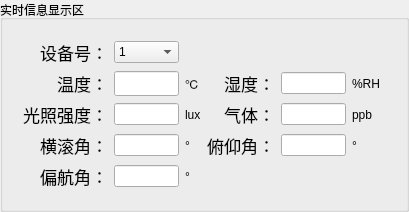
      <widget class="QGroupBox" name="gridGroupBox_2">
       <property name="sizePolicy">
        <sizepolicy hsizetype="Expanding" vsizetype="Expanding">
         <horstretch>0</horstretch>
         <verstretch>0</verstretch>
        </sizepolicy>
       </property>
       <property name="layoutDirection">
        <enum>Qt::LeftToRight</enum>
       </property>
       <property name="title">
        <string>实时信息显示区</string>
       </property>
       <layout class="QGridLayout" name="gridLayout_4">
        <item row="0" column="0">
         <layout class="QHBoxLayout" name="horizontalLayout">
          <item>
           <widget class="QWidget" name="widget" native="true">
            <property name="sizePolicy">
             <sizepolicy hsizetype="Maximum" vsizetype="Maximum">
              <horstretch>0</horstretch>
              <verstretch>0</verstretch>
             </sizepolicy>
            </property>
            <property name="minimumSize">
             <size>
              <width>0</width>
              <height>0</height>
             </size>
            </property>
            <property name="maximumSize">
             <size>
              <width>500</width>
              <height>300</height>
             </size>
            </property>
            <layout class="QGridLayout" name="gridLayout_5">
             <item row="0" column="0">
              <widget class="QLabel" name="label_15">
               <property name="text">
                <string>&lt;!DOCTYPE HTML PUBLIC &quot;-//W3C//DTD HTML 4.0//EN&quot; &quot;http://www.w3.org/TR/REC-html40/strict.dtd&quot;&gt;
&lt;html&gt;&lt;head&gt;&lt;meta name=&quot;qrichtext&quot; content=&quot;1&quot; /&gt;&lt;meta charset=&quot;utf-8&quot; /&gt;&lt;style type=&quot;text/css&quot;&gt;
p, li { white-space: pre-wrap; }
hr { height: 1px; border-width: 0; }
li.unchecked::marker { content: &quot;\2610&quot;; }
li.checked::marker { content: &quot;\2612&quot;; }
&lt;/style&gt;&lt;/head&gt;&lt;body style=&quot; font-family:'Microsoft YaHei UI'; font-size:12pt; font-weight:400; font-style:normal;&quot;&gt;
&lt;p style=&quot; margin-top:12px; margin-bottom:12px; margin-left:0px; margin-right:0px; -qt-block-indent:0; text-indent:0px;&quot;&gt;&lt;span style=&quot; font-size:13pt;&quot;&gt;设备号：&lt;/span&gt;&lt;/p&gt;&lt;/body&gt;&lt;/html&gt;</string>
               </property>
               <property name="alignment">
                <set>Qt::AlignRight|Qt::AlignTrailing|Qt::AlignVCenter</set>
               </property>
              </widget>
             </item>
             <item row="1" column="4">
              <widget class="QLineEdit" name="hum">
               <property name="sizePolicy">
                <sizepolicy hsizetype="Maximum" vsizetype="Fixed">
                 <horstretch>0</horstretch>
                 <verstretch>0</verstretch>
                </sizepolicy>
               </property>
               <property name="maximumSize">
                <size>
                 <width>65</width>
                 <height>16777215</height>
                </size>
               </property>
               <property name="text">
                <string/>
               </property>
               <property name="alignment">
                <set>Qt::AlignRight|Qt::AlignTrailing|Qt::AlignVCenter</set>
               </property>
              </widget>
             </item>
             <item row="1" column="3">
              <widget class="QLabel" name="label_7">
               <property name="text">
                <string>&lt;!DOCTYPE HTML PUBLIC &quot;-//W3C//DTD HTML 4.0//EN&quot; &quot;http://www.w3.org/TR/REC-html40/strict.dtd&quot;&gt;
&lt;html&gt;&lt;head&gt;&lt;meta name=&quot;qrichtext&quot; content=&quot;1&quot; /&gt;&lt;meta charset=&quot;utf-8&quot; /&gt;&lt;style type=&quot;text/css&quot;&gt;
p, li { white-space: pre-wrap; }
hr { height: 1px; border-width: 0; }
li.unchecked::marker { content: &quot;\2610&quot;; }
li.checked::marker { content: &quot;\2612&quot;; }
&lt;/style&gt;&lt;/head&gt;&lt;body style=&quot; font-family:'Microsoft YaHei UI'; font-size:13pt; font-weight:400; font-style:normal;&quot;&gt;
&lt;p style=&quot; margin-top:0px; margin-bottom:0px; margin-left:0px; margin-right:0px; -qt-block-indent:0; text-indent:0px;&quot;&gt;湿度：&lt;/p&gt;&lt;/body&gt;&lt;/html&gt;</string>
               </property>
               <property name="alignment">
                <set>Qt::AlignRight|Qt::AlignTrailing|Qt::AlignVCenter</set>
               </property>
              </widget>
             </item>
             <item row="2" column="3">
              <widget class="QLabel" name="label_13">
               <property name="text">
                <string>&lt;!DOCTYPE HTML PUBLIC &quot;-//W3C//DTD HTML 4.0//EN&quot; &quot;http://www.w3.org/TR/REC-html40/strict.dtd&quot;&gt;
&lt;html&gt;&lt;head&gt;&lt;meta name=&quot;qrichtext&quot; content=&quot;1&quot; /&gt;&lt;meta charset=&quot;utf-8&quot; /&gt;&lt;style type=&quot;text/css&quot;&gt;
p, li { white-space: pre-wrap; }
hr { height: 1px; border-width: 0; }
li.unchecked::marker { content: &quot;\2610&quot;; }
li.checked::marker { content: &quot;\2612&quot;; }
&lt;/style&gt;&lt;/head&gt;&lt;body style=&quot; font-family:'Microsoft YaHei UI'; font-size:13pt; font-weight:400; font-style:normal;&quot;&gt;
&lt;p style=&quot; margin-top:0px; margin-bottom:0px; margin-left:0px; margin-right:0px; -qt-block-indent:0; text-indent:0px;&quot;&gt;气体：&lt;/p&gt;&lt;/body&gt;&lt;/html&gt;</string>
               </property>
               <property name="alignment">
                <set>Qt::AlignRight|Qt::AlignTrailing|Qt::AlignVCenter</set>
               </property>
              </widget>
             </item>
             <item row="2" column="4">
              <widget class="QLineEdit" name="tvoc">
               <property name="maximumSize">
                <size>
                 <width>65</width>
                 <height>16777215</height>
                </size>
               </property>
               <property name="text">
                <string/>
               </property>
               <property name="alignment">
                <set>Qt::AlignRight|Qt::AlignTrailing|Qt::AlignVCenter</set>
               </property>
              </widget>
             </item>
             <item row="3" column="4">
              <widget class="QLineEdit" name="pitch">
               <property name="maximumSize">
                <size>
                 <width>65</width>
                 <height>16777215</height>
                </size>
               </property>
               <property name="text">
                <string/>
               </property>
               <property name="alignment">
                <set>Qt::AlignRight|Qt::AlignTrailing|Qt::AlignVCenter</set>
               </property>
              </widget>
             </item>
             <item row="4" column="1">
              <widget class="QLineEdit" name="yaw">
               <property name="maximumSize">
                <size>
                 <width>65</width>
                 <height>16777215</height>
                </size>
               </property>
               <property name="text">
                <string/>
               </property>
               <property name="alignment">
                <set>Qt::AlignRight|Qt::AlignTrailing|Qt::AlignVCenter</set>
               </property>
              </widget>
             </item>
             <item row="1" column="1">
              <widget class="QLineEdit" name="tem">
               <property name="sizePolicy">
                <sizepolicy hsizetype="Maximum" vsizetype="Maximum">
                 <horstretch>0</horstretch>
                 <verstretch>0</verstretch>
                </sizepolicy>
               </property>
               <property name="maximumSize">
                <size>
                 <width>65</width>
                 <height>40</height>
                </size>
               </property>
               <property name="text">
                <string/>
               </property>
               <property name="alignment">
                <set>Qt::AlignRight|Qt::AlignTrailing|Qt::AlignVCenter</set>
               </property>
              </widget>
             </item>
             <item row="1" column="5">
              <widget class="QLabel" name="label_17">
               <property name="text">
                <string>%RH</string>
               </property>
               <property name="alignment">
                <set>Qt::AlignLeading|Qt::AlignLeft|Qt::AlignVCenter</set>
               </property>
              </widget>
             </item>
             <item row="4" column="0">
              <widget class="QLabel" name="label_14">
               <property name="text">
                <string>&lt;!DOCTYPE HTML PUBLIC &quot;-//W3C//DTD HTML 4.0//EN&quot; &quot;http://www.w3.org/TR/REC-html40/strict.dtd&quot;&gt;
&lt;html&gt;&lt;head&gt;&lt;meta name=&quot;qrichtext&quot; content=&quot;1&quot; /&gt;&lt;meta charset=&quot;utf-8&quot; /&gt;&lt;style type=&quot;text/css&quot;&gt;
p, li { white-space: pre-wrap; }
hr { height: 1px; border-width: 0; }
li.unchecked::marker { content: &quot;\2610&quot;; }
li.checked::marker { content: &quot;\2612&quot;; }
&lt;/style&gt;&lt;/head&gt;&lt;body style=&quot; font-family:'Microsoft YaHei UI'; font-size:13pt; font-weight:400; font-style:normal;&quot;&gt;
&lt;p style=&quot; margin-top:0px; margin-bottom:0px; margin-left:0px; margin-right:0px; -qt-block-indent:0; text-indent:0px;&quot;&gt;偏航角：&lt;/p&gt;&lt;/body&gt;&lt;/html&gt;</string>
               </property>
               <property name="alignment">
                <set>Qt::AlignRight|Qt::AlignTrailing|Qt::AlignVCenter</set>
               </property>
              </widget>
             </item>
             <item row="3" column="3">
              <widget class="QLabel" name="label_12">
               <property name="text">
                <string>&lt;!DOCTYPE HTML PUBLIC &quot;-//W3C//DTD HTML 4.0//EN&quot; &quot;http://www.w3.org/TR/REC-html40/strict.dtd&quot;&gt;
&lt;html&gt;&lt;head&gt;&lt;meta name=&quot;qrichtext&quot; content=&quot;1&quot; /&gt;&lt;meta charset=&quot;utf-8&quot; /&gt;&lt;style type=&quot;text/css&quot;&gt;
p, li { white-space: pre-wrap; }
hr { height: 1px; border-width: 0; }
li.unchecked::marker { content: &quot;\2610&quot;; }
li.checked::marker { content: &quot;\2612&quot;; }
&lt;/style&gt;&lt;/head&gt;&lt;body style=&quot; font-family:'Microsoft YaHei UI'; font-size:13pt; font-weight:400; font-style:normal;&quot;&gt;
&lt;p style=&quot; margin-top:0px; margin-bottom:0px; margin-left:0px; margin-right:0px; -qt-block-indent:0; text-indent:0px;&quot;&gt;俯仰角：&lt;/p&gt;&lt;/body&gt;&lt;/html&gt;</string>
               </property>
               <property name="alignment">
                <set>Qt::AlignRight|Qt::AlignTrailing|Qt::AlignVCenter</set>
               </property>
              </widget>
             </item>
             <item row="3" column="1">
              <widget class="QLineEdit" name="roll">
               <property name="maximumSize">
                <size>
                 <width>65</width>
                 <height>16777215</height>
                </size>
               </property>
               <property name="text">
                <string/>
               </property>
               <property name="alignment">
                <set>Qt::AlignRight|Qt::AlignTrailing|Qt::AlignVCenter</set>
               </property>
              </widget>
             </item>
             <item row="3" column="5">
              <widget class="QLabel" name="label_22">
               <property name="text">
                <string>°</string>
               </property>
               <property name="alignment">
                <set>Qt::AlignLeading|Qt::AlignLeft|Qt::AlignVCenter</set>
               </property>
              </widget>
             </item>
             <item row="1" column="2">
              <widget class="QLabel" name="label_16">
               <property name="text">
                <string>℃</string>
               </property>
               <property name="alignment">
                <set>Qt::AlignLeading|Qt::AlignLeft|Qt::AlignVCenter</set>
               </property>
              </widget>
             </item>
             <item row="2" column="5">
              <widget class="QLabel" name="label_20">
               <property name="text">
                <string>ppb</string>
               </property>
               <property name="alignment">
                <set>Qt::AlignLeading|Qt::AlignLeft|Qt::AlignVCenter</set>
               </property>
              </widget>
             </item>
             <item row="2" column="2">
              <widget class="QLabel" name="label_19">
               <property name="text">
                <string>lux</string>
               </property>
               <property name="alignment">
                <set>Qt::AlignLeading|Qt::AlignLeft|Qt::AlignVCenter</set>
               </property>
              </widget>
             </item>
             <item row="3" column="0">
              <widget class="QLabel" name="label_8">
               <property name="text">
                <string>&lt;!DOCTYPE HTML PUBLIC &quot;-//W3C//DTD HTML 4.0//EN&quot; &quot;http://www.w3.org/TR/REC-html40/strict.dtd&quot;&gt;
&lt;html&gt;&lt;head&gt;&lt;meta name=&quot;qrichtext&quot; content=&quot;1&quot; /&gt;&lt;meta charset=&quot;utf-8&quot; /&gt;&lt;style type=&quot;text/css&quot;&gt;
p, li { white-space: pre-wrap; }
hr { height: 1px; border-width: 0; }
li.unchecked::marker { content: &quot;\2610&quot;; }
li.checked::marker { content: &quot;\2612&quot;; }
&lt;/style&gt;&lt;/head&gt;&lt;body style=&quot; font-family:'Microsoft YaHei UI'; font-size:13pt; font-weight:400; font-style:normal;&quot;&gt;
&lt;p style=&quot; margin-top:0px; margin-bottom:0px; margin-left:0px; margin-right:0px; -qt-block-indent:0; text-indent:0px;&quot;&gt;横滚角：&lt;/p&gt;&lt;/body&gt;&lt;/html&gt;</string>
               </property>
               <property name="alignment">
                <set>Qt::AlignRight|Qt::AlignTrailing|Qt::AlignVCenter</set>
               </property>
              </widget>
             </item>
             <item row="0" column="1">
              <widget class="QComboBox" name="nodes">
               <property name="maximumSize">
                <size>
                 <width>65</width>
                 <height>16777215</height>
                </size>
               </property>
               <item>
                <property name="text">
                 <string>1</string>
                </property>
               </item>
               <item>
                <property name="text">
                 <string>2</string>
                </property>
               </item>
               <item>
                <property name="text">
                 <string>3</string>
                </property>
               </item>
               <item>
                <property name="text">
                 <string>4</string>
                </property>
               </item>
               <item>
                <property name="text">
                 <string>5</string>
                </property>
               </item>
               <item>
                <property name="text">
                 <string>6</string>
                </property>
               </item>
               <item>
                <property name="text">
                 <string>7</string>
                </property>
               </item>
               <item>
                <property name="text">
                 <string>8</string>
                </property>
               </item>
               <item>
                <property name="text">
                 <string>9</string>
                </property>
               </item>
               <item>
                <property name="text">
                 <string>10</string>
                </property>
               </item>
              </widget>
             </item>
             <item row="1" column="0">
              <widget class="QLabel" name="label_10">
               <property name="text">
                <string>&lt;!DOCTYPE HTML PUBLIC &quot;-//W3C//DTD HTML 4.0//EN&quot; &quot;http://www.w3.org/TR/REC-html40/strict.dtd&quot;&gt;
&lt;html&gt;&lt;head&gt;&lt;meta name=&quot;qrichtext&quot; content=&quot;1&quot; /&gt;&lt;meta charset=&quot;utf-8&quot; /&gt;&lt;style type=&quot;text/css&quot;&gt;
p, li { white-space: pre-wrap; }
hr { height: 1px; border-width: 0; }
li.unchecked::marker { content: &quot;\2610&quot;; }
li.checked::marker { content: &quot;\2612&quot;; }
&lt;/style&gt;&lt;/head&gt;&lt;body style=&quot; font-family:'Microsoft YaHei UI'; font-size:13pt; font-weight:400; font-style:normal;&quot;&gt;
&lt;p style=&quot; margin-top:0px; margin-bottom:0px; margin-left:0px; margin-right:0px; -qt-block-indent:0; text-indent:0px;&quot;&gt;温度：&lt;/p&gt;&lt;/body&gt;&lt;/html&gt;</string>
               </property>
               <property name="alignment">
                <set>Qt::AlignRight|Qt::AlignTrailing|Qt::AlignVCenter</set>
               </property>
              </widget>
             </item>
             <item row="2" column="1">
              <widget class="QLineEdit" name="light">
               <property name="minimumSize">
                <size>
                 <width>0</width>
                 <height>0</height>
                </size>
               </property>
               <property name="maximumSize">
                <size>
                 <width>65</width>
                 <height>16777215</height>
                </size>
               </property>
               <property name="text">
                <string/>
               </property>
               <property name="alignment">
                <set>Qt::AlignRight|Qt::AlignTrailing|Qt::AlignVCenter</set>
               </property>
              </widget>
             </item>
             <item row="2" column="0">
              <widget class="QLabel" name="label_9">
               <property name="text">
                <string>&lt;!DOCTYPE HTML PUBLIC &quot;-//W3C//DTD HTML 4.0//EN&quot; &quot;http://www.w3.org/TR/REC-html40/strict.dtd&quot;&gt;
&lt;html&gt;&lt;head&gt;&lt;meta name=&quot;qrichtext&quot; content=&quot;1&quot; /&gt;&lt;meta charset=&quot;utf-8&quot; /&gt;&lt;style type=&quot;text/css&quot;&gt;
p, li { white-space: pre-wrap; }
hr { height: 1px; border-width: 0; }
li.unchecked::marker { content: &quot;\2610&quot;; }
li.checked::marker { content: &quot;\2612&quot;; }
&lt;/style&gt;&lt;/head&gt;&lt;body style=&quot; font-family:'Microsoft YaHei UI'; font-size:13pt; font-weight:400; font-style:normal;&quot;&gt;
&lt;p style=&quot; margin-top:0px; margin-bottom:0px; margin-left:0px; margin-right:0px; -qt-block-indent:0; text-indent:0px;&quot;&gt;光照强度：&lt;/p&gt;&lt;/body&gt;&lt;/html&gt;</string>
               </property>
               <property name="alignment">
                <set>Qt::AlignRight|Qt::AlignTrailing|Qt::AlignVCenter</set>
               </property>
              </widget>
             </item>
             <item row="4" column="2">
              <widget class="QLabel" name="label_23">
               <property name="text">
                <string>°</string>
               </property>
               <property name="alignment">
                <set>Qt::AlignLeading|Qt::AlignLeft|Qt::AlignVCenter</set>
               </property>
              </widget>
             </item>
             <item row="3" column="2">
              <widget class="QLabel" name="label_21">
               <property name="text">
                <string>°</string>
               </property>
               <property name="alignment">
                <set>Qt::AlignLeading|Qt::AlignLeft|Qt::AlignVCenter</set>
               </property>
              </widget>
             </item>
            </layout>
           </widget>
          </item>
          <item>
           <layout class="QVBoxLayout" name="verticalLayout_2">
            <item>
             <widget class="QCustomPlot" name="customplot" native="true">
              <property name="sizePolicy">
               <sizepolicy hsizetype="Expanding" vsizetype="Expanding">
                <horstretch>0</horstretch>
                <verstretch>0</verstretch>
               </sizepolicy>
              </property>
             </widget>
            </item>
           </layout>
          </item>
         </layout>
        </item>
       </layout>
      </widget>
